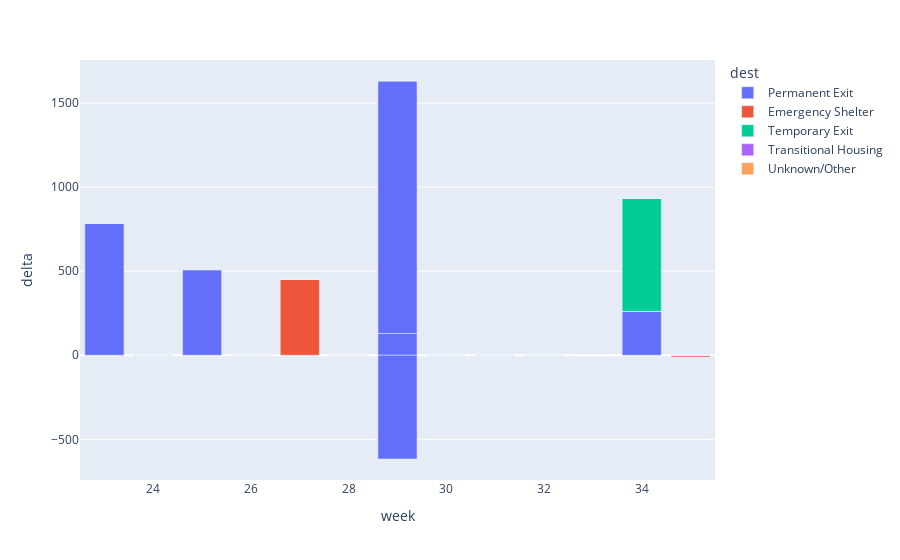

Here is the notebook cell this chart was saved with:
### Code cell
px.bar(df, x='week', y='delta', color='dest')

### Figure 1 — Plotly figure (JSON) as saved in the notebook; plotly's stock layout.template omitted (floating-point values rounded to 4 significant figures)
{"data": [{"alignmentgroup": "True", "hovertemplate": "dest=Permanent Exit<br>week=%{x}<br>delta=%{y}<extra></extra>", "legendgroup": "Permanent Exit", "marker": {"color": "#636efa"}, "name": "Permanent Exit", "offsetgroup": "Permanent Exit", "orientation": "v", "showlegend": true, "textposition": "auto", "type": "bar", "x": [29, 29, 29, 25, 25, 25, 23, 23, 23, 29, 29, 29, 34, 34, 31, 31, 31, 31, 35, 35, 35], "xaxis": "x", "y": [0, 130, 0, 509, 0, 0, 784, 0, 0, 1501, -617, 0, 261, 0, 0, 0, 0, 0, 0, 0, 0], "yaxis": "y"}, {"alignmentgroup": "True", "hovertemplate": "dest=Emergency Shelter<br>week=%{x}<br>delta=%{y}<extra></extra>", "legendgroup": "Emergency Shelter", "marker": {"color": "#EF553B"}, "name": "Emergency Shelter", "offsetgroup": "Emergency Shelter", "orientation": "v", "showlegend": true, "textposition": "auto", "type": "bar", "x": [27, 27, 27, 27, 26, 26, 27, 27, 27, 28, 35, 35, 35, 35, 35], "xaxis": "x", "y": [451, 0, 0, 0, 0, 0, 0, 0, 0, 0, -10, 0, 0, 0, 0], "yaxis": "y"}, {"alignmentgroup": "True", "hovertemplate": "dest=Temporary Exit<br>week=%{x}<br>delta=%{y}<extra></extra>", "legendgroup": "Temporary Exit", "marker": {"color": "#00cc96"}, "name": "Temporary Exit", "offsetgroup": "Temporary Exit", "orientation": "v", "showlegend": true, "textposition": "auto", "type": "bar", "x": [34, 24, 24, 24, 35, 35, 34, 34, 34, 34, 34, 34, 34], "xaxis": "x", "y": [674, 0, 0, 0, 0, 0, 0, 0, 0, 0, 0, 0, 0], "yaxis": "y"}, {"alignmentgroup": "True", "hovertemplate": "dest=Transitional Housing<br>week=%{x}<br>delta=%{y}<extra></extra>", "legendgroup": "Transitional Housing", "marker": {"color": "#ab63fa"}, "name": "Transitional Housing", "offsetgroup": "Transitional Housing", "orientation": "v", "showlegend": true, "textposition": "auto", "type": "bar", "x": [34, 35, 35, 35, 35, 35], "xaxis": "x", "y": [0, 0, 0, 0, 0, 0], "yaxis": "y"}, {"alignmentgroup": "True", "hovertemplate": "dest=Unknown/Other<br>week=%{x}<br>delta=%{y}<extra></extra>", "legendgroup": "Unknown/Other", "marker": {"color": "#FFA15A"}, "name": "Unknown/Other", "offsetgroup": "Unknown/Other", "orientation": "v", "showlegend": true, "textposition": "auto", "type": "bar", "x": [24, 24, 24, 24, 30, 30, 31, 32, 32, 35, 35, 35], "xaxis": "x", "y": [0, 0, 0, 0, 0, 0, 0, 0, 0, 0, 0, 0], "yaxis": "y"}], "layout": {"barmode": "relative", "legend": {"title": {"text": "dest"}, "tracegroupgap": 0}, "margin": {"t": 60}, "xaxis": {"anchor": "y", "domain": [0, 1], "title": {"text": "week"}}, "yaxis": {"anchor": "x", "domain": [0, 1], "title": {"text": "delta"}}}}
